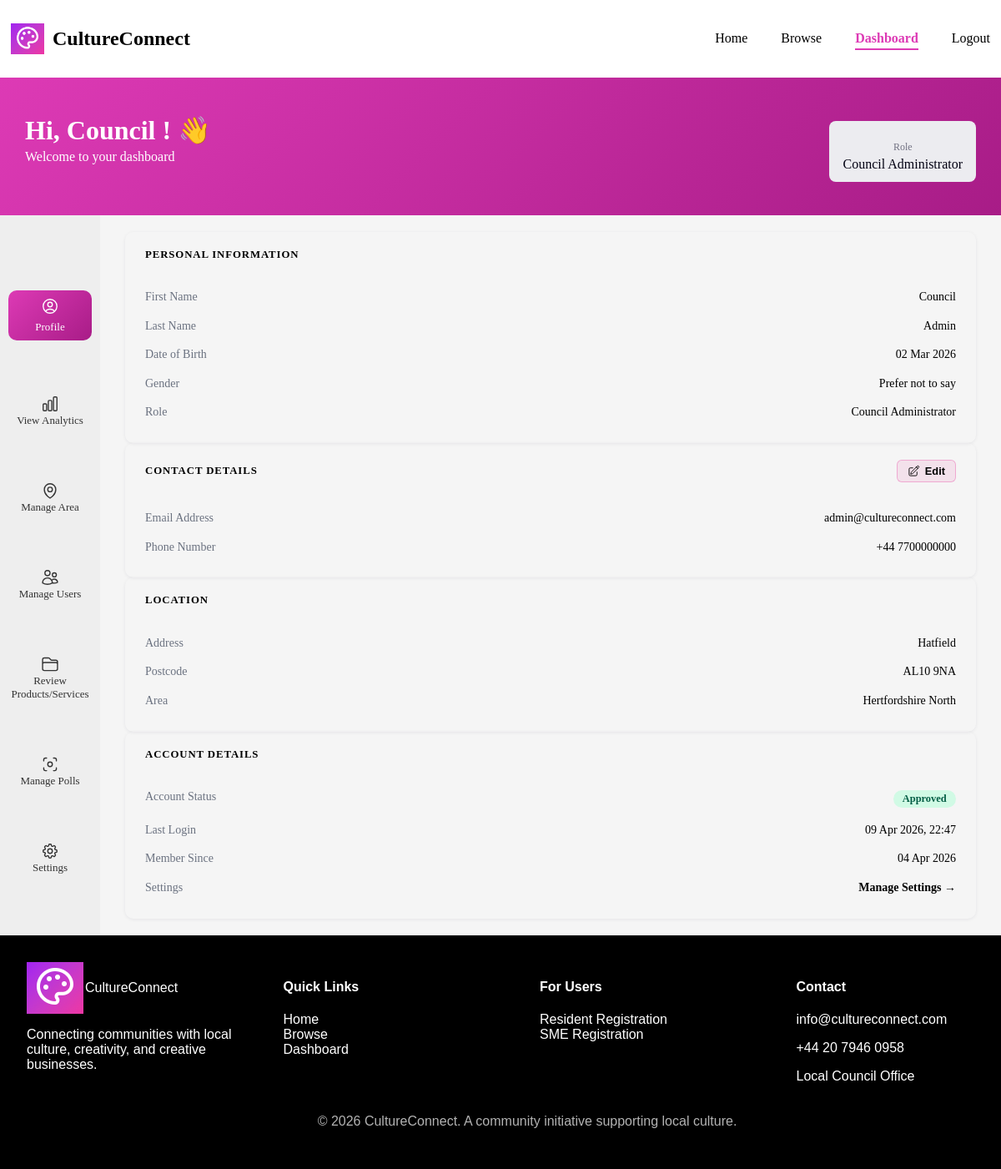
Before: /frontend/pages/dashboard.php?page=profile (signed in) with the older database file.
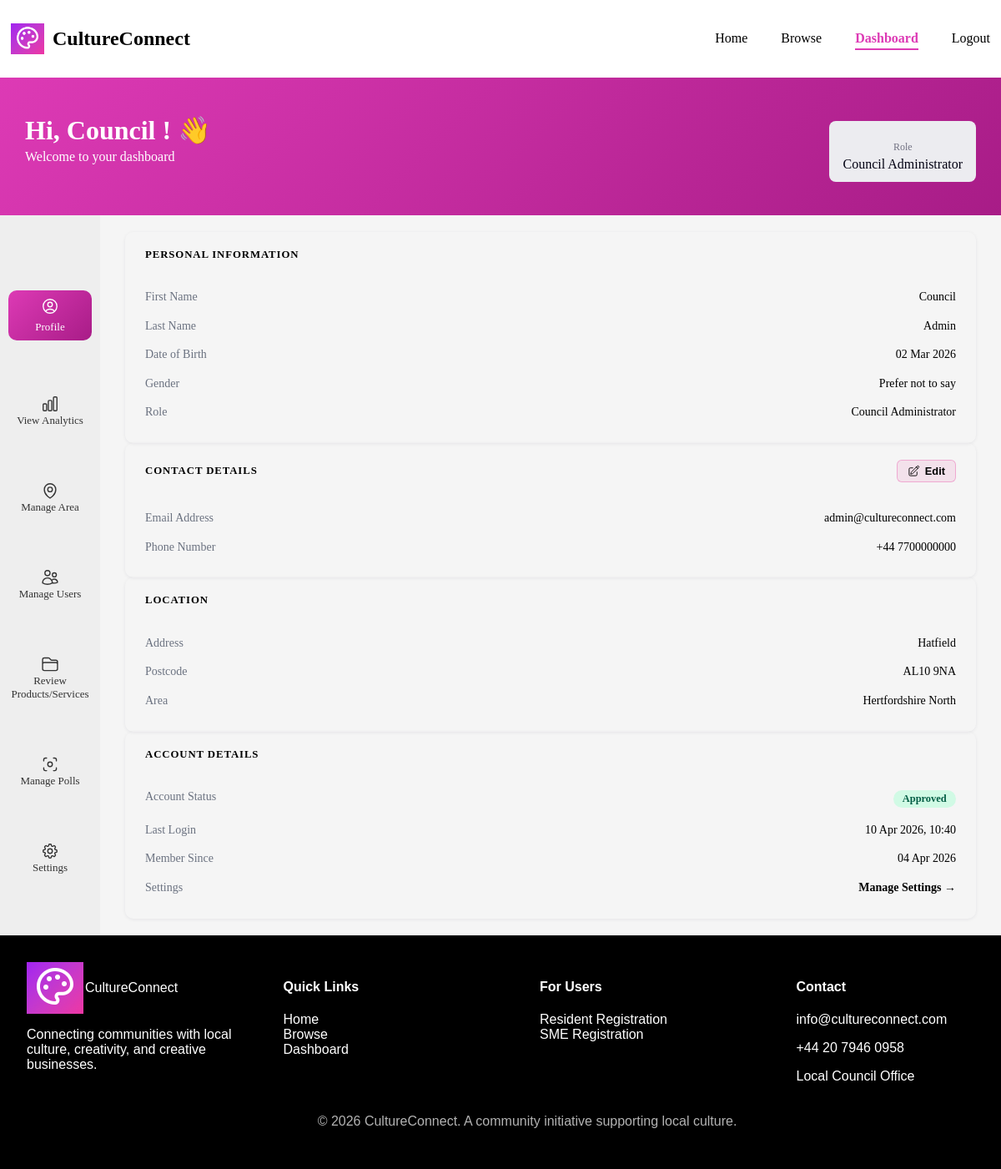
After: the same page with the newer database file.
### tables this page shows
CREATE TABLE `users` (
  `user_id` int(11) NOT NULL,
  `password_hash` varchar(255) NOT NULL,
  `last_login` timestamp NOT NULL DEFAULT current_timestamp(),
  `account_status` enum('pending','approved','rejected') NOT NULL DEFAULT 'pending',
  `role` varchar(50) NOT NULL,
  `email_address` varchar(100) NOT NULL
);

### frontend/pages/profile.php (the view, shortened to what the changed rows need)
<?php
$user_id = $_SESSION['user_id'];
$role    = $_SESSION['user_role'];
$prf_user_stmt = $conn->prepare("SELECT email_address, role, account_status, last_login FROM users WHERE user_id = ? LIMIT 1");
$prf_user_stmt->bind_param("i", $user_id);
$prf_user_stmt->execute();
$prf_user = $prf_user_stmt->get_result()->fetch_assoc();
$prf_profile   = [];
$prf_area_name = 'N/A';
if ($role === 'SME') {
    $prf_p_stmt = $conn->prepare("
        SELECT sp.business_name, sp.approval_status, sp.description,
               sp.phone, sp.created_at,
               a.area_name,
               psc.subcategory_name,
               pc.category_name
        FROM sme_profiles sp
        LEFT JOIN areas a                            ON sp.area_id        = a.area_id
        LEFT JOIN product_service_subcategories psc  ON sp.subcategory_id = psc.subcategory_id
        LEFT JOIN product_service_categories pc      ON psc.category_id   = pc.category_id
        WHERE sp.user_id = ?
        LIMIT 1
    ");
    $prf_p_stmt->bind_param("i", $user_id);
    $prf_p_stmt->execute();
    $prf_profile   = $prf_p_stmt->get_result()->fetch_assoc() ?? [];
    $prf_p_stmt->close();
    $prf_area_name = $prf_profile['area_name'] ?? 'N/A';
} else {
    $prf_p_stmt = $conn->prepare("
        SELECT rp.first_name, rp.last_name, rp.date_of_birth, rp.gender,
               rp.address, rp.phone, rp.postcode, rp.created_at,
               a.area_name
        FROM resident_profiles rp
        LEFT JOIN areas a ON rp.area_id = a.area_id
        WHERE rp.user_id = ?
        LIMIT 1
    ");
    $prf_p_stmt->bind_param("i", $user_id);
    $prf_p_stmt->execute();
    $prf_profile   = $prf_p_stmt->get_result()->fetch_assoc() ?? [];
    $prf_area_name = $prf_profile['area_name'] ?? 'N/A';
}
 function prf_safe(string $val): string {
    return htmlspecialchars($val, ENT_QUOTES, 'UTF-8');
}
$prf_status_map = [
    'approved' => ['label' => 'Approved', 'class' => 'prf-badge--approved'],
    'pending'  => ['label' => 'Pending',  'class' => 'prf-badge--pending'],
    'rejected' => ['label' => 'Rejected', 'class' => 'prf-badge--rejected'],
];
$prf_account_status = $prf_user['account_status'] ?? 'pending';
$prf_status_info    = $prf_status_map[$prf_account_status] ?? ['label' => ucfirst($prf_account_status), 'class' => 'prf-badge--pending'];
?>
        <div class="prf-card">
            <h3 class="prf-card-title">
                <?= $role === 'SME' ? 'Business Information' : 'Personal Information' ?>
            </h3>
            <?php if ($role === 'SME') : ?>
                <div class="prf-row">
                    <span class="prf-label">Business Name</span>
                    <span class="prf-value"><?= prf_safe($prf_profile['business_name'] ?? 'N/A') ?></span>
                </div>
                <div class="prf-row">
                    <span class="prf-label">Category</span>
                    <span class="prf-value"><?= prf_safe($prf_profile['category_name'] ?? 'N/A') ?></span>
                </div>
                <div class="prf-row">
                    <span class="prf-label">Subcategory</span>
                    <span class="prf-value"><?= prf_safe($prf_profile['subcategory_name'] ?? 'N/A') ?></span>
                </div>
                <div class="prf-row">
                    <span class="prf-label">Description</span>
                    <span class="prf-value prf-value--wrap"><?= prf_safe($prf_profile['description'] ?? 'N/A') ?></span>
                </div>
            <?php else : ?>
                <div class="prf-row">
                    <span class="prf-label">First Name</span>
                    <span class="prf-value"><?= prf_safe($prf_profile['first_name'] ?? 'N/A') ?></span>
                </div>
                <div class="prf-row">
                    <span class="prf-label">Last Name</span>
                    <span class="prf-value"><?= prf_safe($prf_profile['last_name'] ?? 'N/A') ?></span>
                </div>
                <div class="prf-row">
                    <span class="prf-label">Date of Birth</span>
                    <span class="prf-value">
                        <?= !empty($prf_profile['date_of_birth']) ? date('d M Y', strtotime($prf_profile['date_of_birth'])) : 'N/A' ?>
                    </span>
                </div>
                <div class="prf-row">
                    <span class="prf-label">Gender</span>
                    <span class="prf-value"><?= prf_safe($prf_profile['gender'] ?? 'N/A') ?></span>
                </div>
            <?php endif; ?>
            <div class="prf-row">
                <span class="prf-label">Role</span>
                <span class="prf-value"><?= prf_safe($role) ?></span>
            </div>
        </div>
        <div class="prf-card">
            <div class="prf-card-title-row">
                <h3 class="prf-card-title">Contact Details</h3>
                <button class="prf-edit-btn" onclick="prfOpenModal()">
                    Edit
                </button>
            </div>
            <div class="prf-row">
                <span class="prf-label">Email Address</span>
                <span class="prf-value" id="prf-display-email"><?= prf_safe($prf_user['email_address'] ?? 'N/A') ?></span>
            </div>
            <div class="prf-row">
                <span class="prf-label">Phone Number</span>
                <span class="prf-value" id="prf-display-phone"><?= prf_safe($prf_profile['phone'] ?? 'N/A') ?></span>
            </div>
        </div>
        <div class="prf-card">
            <h3 class="prf-card-title">Location</h3>
            <?php if ($role !== 'SME') : ?>
                <div class="prf-row">
                    <span class="prf-label">Address</span>
                    <span class="prf-value"><?= prf_safe($prf_profile['address'] ?? 'N/A') ?></span>
                </div>
                <div class="prf-row">
                    <span class="prf-label">Postcode</span>
                    <span class="prf-value"><?= prf_safe($prf_profile['postcode'] ?? 'N/A') ?></span>
                </div>
            <?php endif; ?>
            <div class="prf-row">
                <span class="prf-label">Area</span>
                <span class="prf-value"><?= prf_safe($prf_area_name) ?></span>
            </div>
        </div>
        <div class="prf-card">
            <h3 class="prf-card-title">Account Details</h3>
            <div class="prf-row">
                <span class="prf-label">Account Status</span>
                <span class="prf-value">
                    <span class="prf-badge <?= $prf_status_info['class'] ?>"><?= $prf_status_info['label'] ?></span>
                </span>
            </div>
            <div class="prf-row">
                <span class="prf-label">Last Login</span>
                <span class="prf-value">
                    <?= !empty($prf_user['last_login']) ? date('d M Y, H:i', strtotime($prf_user['last_login'])) : 'N/A' ?>
                </span>
            </div>
            <div class="prf-row">
                <span class="prf-label">Member Since</span>
                <span class="prf-value">
                    <?= !empty($prf_profile['created_at']) ? date('d M Y', strtotime($prf_profile['created_at'])) : 'N/A' ?>
                </span>
            </div>
            <div class="prf-row">
                <span class="prf-label">Settings</span>
                <span class="prf-value">
                    <a href="?page=settings" class="prf-settings-link">Manage Settings →</a>
                </span>
            </div>
        </div>
    </div>
</div>

Changed rows visible on the page:
changed users "admin@cultureconnect.com": last_login "09 Apr 2026, 22:47" → "10 Apr 2026, 10:40"
